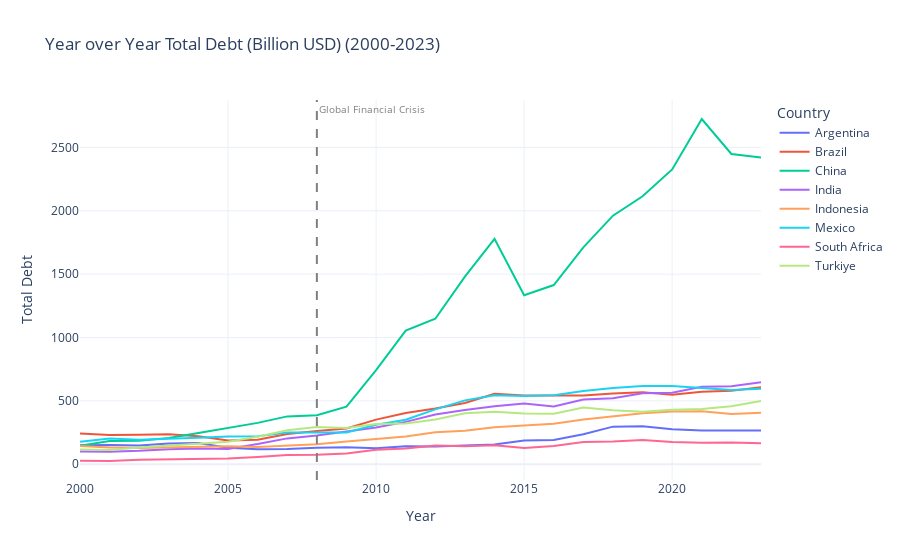

Source (notebook cell):
### Markdown cell above
Excluding China, this chart reveals that Brazil, Mexico, and India are the countries with the largest debt accumulations among the remaining group, indicating substantial debt growth over time.

### Code cell
# Trim data to the years 2000 through 2023
df_trimmed = df_final[(df_final['Year'] >= 2000) & (df_final['Year'] <= 2023)].copy()

# Create the interactive line plot for Total Debt with trimmed data
fig = px.line(
    df_trimmed, # Use the trimmed DataFrame here
    x='Year',
    y='Total_Debt_Billion_USD',
    color='Country',
    title='Year over Year Total Debt (Billion USD) (2000-2023)', # Updated title
    labels={
        "Total_Debt_Billion_USD": "Total Debt",
    },
    template='plotly_white'
)

# Add a vertical line at the year 2008
fig.add_vline(
    x=2008,
    line_dash="dash",
    line_color="gray",
    annotation_text="Global Financial Crisis", # Add annotation text
    annotation_position="top right",
    annotation_font_size=10,
    annotation_font_color="gray"
)

# Display the plot
fig.write_html("interactive-plot/totalDebt_trend_after_crisis.html")
fig.show()

### Figure 1 — Plotly figure (JSON) as saved in the notebook; plotly's stock layout.template omitted (floating-point values rounded to 4 significant figures)
{"data": [{"hovertemplate": "Country=Argentina<br>Year=%{x}<br>Total Debt=%{y}<extra></extra>", "legendgroup": "Argentina", "line": {"color": "#636efa", "dash": "solid"}, "marker": {"symbol": "circle"}, "mode": "lines", "name": "Argentina", "orientation": "v", "showlegend": true, "type": "scatter", "x": [2000, 2001, 2002, 2003, 2004, 2005, 2006, 2007, 2008, 2009, 2010, 2011, 2012, 2013, 2014, 2015, 2016, 2017, 2018, 2019, 2020, 2021, 2022, 2023], "xaxis": "x", "y": [150.1, 152.6, 148.3, 163.4, 168.0, 130.8, 118.9, 120.8, 129.8, 133.7, 126.6, 142.9, 139.9, 150.2, 156.4, 188.0, 191.7, 236.7, 296.7, 299.4, 275.5, 266.8, 266.9, 266.2], "yaxis": "y"}, {"hovertemplate": "Country=Brazil<br>Year=%{x}<br>Total Debt=%{y}<extra></extra>", "legendgroup": "Brazil", "line": {"color": "#EF553B", "dash": "solid"}, "marker": {"symbol": "circle"}, "mode": "lines", "name": "Brazil", "orientation": "v", "showlegend": true, "type": "scatter", "x": [2000, 2001, 2002, 2003, 2004, 2005, 2006, 2007, 2008, 2009, 2010, 2011, 2012, 2013, 2014, 2015, 2016, 2017, 2018, 2019, 2020, 2021, 2022, 2023], "xaxis": "x", "y": [242.5, 230.0, 231.9, 235.9, 220.7, 188.4, 194.3, 238.4, 263.0, 281.7, 352.4, 404.0, 440.5, 483.7, 556.9, 543.4, 543.3, 543.0, 557.8, 568.7, 549.3, 571.5, 579.5, 607.1], "yaxis": "y"}, {"hovertemplate": "Country=China<br>Year=%{x}<br>Total Debt=%{y}<extra></extra>", "legendgroup": "China", "line": {"color": "#00cc96", "dash": "solid"}, "marker": {"symbol": "circle"}, "mode": "lines", "name": "China", "orientation": "v", "showlegend": true, "type": "scatter", "x": [2000, 2001, 2002, 2003, 2004, 2005, 2006, 2007, 2008, 2009, 2010, 2011, 2012, 2013, 2014, 2015, 2016, 2017, 2018, 2019, 2020, 2021, 2022, 2023], "xaxis": "x", "y": [145.9, 184.3, 185.5, 207.2, 247.4, 285.9, 326.4, 377.7, 386.4, 454.5, 742.7, 1054.0, 1148.0, 1480.0, 1778.0, 1334.0, 1414.0, 1711.0, 1962.0, 2114.0, 2326.0, 2724.0, 2448.0, 2420.0], "yaxis": "y"}, {"hovertemplate": "Country=India<br>Year=%{x}<br>Total Debt=%{y}<extra></extra>", "legendgroup": "India", "line": {"color": "#ab63fa", "dash": "solid"}, "marker": {"symbol": "circle"}, "mode": "lines", "name": "India", "orientation": "v", "showlegend": true, "type": "scatter", "x": [2000, 2001, 2002, 2003, 2004, 2005, 2006, 2007, 2008, 2009, 2010, 2011, 2012, 2013, 2014, 2015, 2016, 2017, 2018, 2019, 2020, 2021, 2022, 2023], "xaxis": "x", "y": [101.1, 99.5, 105.7, 118.9, 123.6, 121.2, 159.5, 204.1, 227.1, 256.3, 290.4, 334.4, 392.6, 427.2, 457.5, 478.8, 455.5, 511.6, 521.2, 561.0, 565.0, 612.0, 615.5, 646.8], "yaxis": "y"}, {"hovertemplate": "Country=Indonesia<br>Year=%{x}<br>Total Debt=%{y}<extra></extra>", "legendgroup": "Indonesia", "line": {"color": "#FFA15A", "dash": "solid"}, "marker": {"symbol": "circle"}, "mode": "lines", "name": "Indonesia", "orientation": "v", "showlegend": true, "type": "scatter", "x": [2000, 2001, 2002, 2003, 2004, 2005, 2006, 2007, 2008, 2009, 2010, 2011, 2012, 2013, 2014, 2015, 2016, 2017, 2018, 2019, 2020, 2021, 2022, 2023], "xaxis": "x", "y": [144.0, 132.7, 128.4, 134.4, 138.0, 142.1, 136.0, 147.8, 157.9, 179.4, 198.3, 219.6, 252.6, 263.6, 292.6, 307.8, 319.1, 353.7, 379.9, 402.4, 417.1, 417.9, 396.0, 406.1], "yaxis": "y"}, {"hovertemplate": "Country=Mexico<br>Year=%{x}<br>Total Debt=%{y}<extra></extra>", "legendgroup": "Mexico", "line": {"color": "#19d3f3", "dash": "solid"}, "marker": {"symbol": "circle"}, "mode": "lines", "name": "Mexico", "orientation": "v", "showlegend": true, "type": "scatter", "x": [2000, 2001, 2002, 2003, 2004, 2005, 2006, 2007, 2008, 2009, 2010, 2011, 2012, 2013, 2014, 2015, 2016, 2017, 2018, 2019, 2020, 2021, 2022, 2023], "xaxis": "x", "y": [178.1, 202.6, 193.5, 199.3, 210.0, 218.2, 221.8, 250.7, 248.2, 250.5, 312.3, 351.7, 433.0, 504.1, 544.2, 538.0, 544.8, 578.6, 602.0, 617.4, 616.7, 601.5, 585.5, 595.9], "yaxis": "y"}, {"hovertemplate": "Country=South Africa<br>Year=%{x}<br>Total Debt=%{y}<extra></extra>", "legendgroup": "South Africa", "line": {"color": "#FF6692", "dash": "solid"}, "marker": {"symbol": "circle"}, "mode": "lines", "name": "South Africa", "orientation": "v", "showlegend": true, "type": "scatter", "x": [2000, 2001, 2002, 2003, 2004, 2005, 2006, 2007, 2008, 2009, 2010, 2011, 2012, 2013, 2014, 2015, 2016, 2017, 2018, 2019, 2020, 2021, 2022, 2023], "xaxis": "x", "y": [26.67, 25.68, 35.1, 40.11, 44.01, 45.09, 57.94, 72.81, 74.27, 84.38, 115.3, 124.1, 148.0, 141.6, 149.3, 127.7, 144.0, 175.0, 180.2, 190.7, 175.4, 169.4, 171.7, 165.8], "yaxis": "y"}, {"hovertemplate": "Country=Turkiye<br>Year=%{x}<br>Total Debt=%{y}<extra></extra>", "legendgroup": "Turkiye", "line": {"color": "#B6E880", "dash": "solid"}, "marker": {"symbol": "circle"}, "mode": "lines", "name": "Turkiye", "orientation": "v", "showlegend": true, "type": "scatter", "x": [2000, 2001, 2002, 2003, 2004, 2005, 2006, 2007, 2008, 2009, 2010, 2011, 2012, 2013, 2014, 2015, 2016, 2017, 2018, 2019, 2020, 2021, 2022, 2023], "xaxis": "x", "y": [116.8, 112.9, 131.8, 148.4, 165.5, 178.3, 217.5, 268.7, 294.4, 286.0, 316.7, 321.0, 353.4, 402.2, 413.9, 399.7, 399.3, 447.4, 426.8, 414.9, 429.8, 436.4, 457.9, 499.8], "yaxis": "y"}], "layout": {"annotations": [{"font": {"color": "gray", "size": 10}, "showarrow": false, "text": "Global Financial Crisis", "x": 2008, "xanchor": "left", "xref": "x", "y": 1, "yanchor": "top", "yref": "y domain"}], "legend": {"title": {"text": "Country"}, "tracegroupgap": 0}, "shapes": [{"line": {"color": "gray", "dash": "dash"}, "type": "line", "x0": 2008, "x1": 2008, "xref": "x", "y0": 0, "y1": 1, "yref": "y domain"}], "title": {"text": "Year over Year Total Debt (Billion USD) (2000-2023)"}, "xaxis": {"anchor": "y", "domain": [0, 1], "title": {"text": "Year"}}, "yaxis": {"anchor": "x", "domain": [0, 1], "title": {"text": "Total Debt"}}}}
